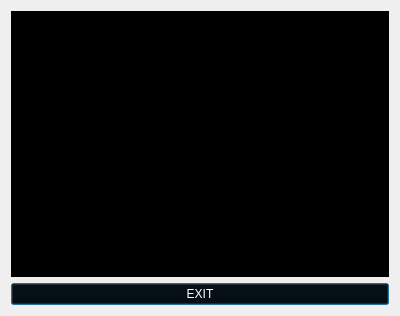
<?xml version="1.0" encoding="UTF-8"?>
<ui version="4.0">
 <class>score_page</class>
 <widget class="QDialog" name="score_page">
  <property name="geometry">
   <rect>
    <x>0</x>
    <y>0</y>
    <width>400</width>
    <height>316</height>
   </rect>
  </property>
  <property name="windowTitle">
   <string>Dialog</string>
  </property>
  <layout class="QVBoxLayout" name="verticalLayout_2">
   <item>
    <layout class="QVBoxLayout" name="verticalLayout">
     <item>
      <widget class="QTextBrowser" name="textBrowser">
       <property name="styleSheet">
        <string notr="true">font: 15pt &quot;Pristina&quot;;
background-color: rgb(0, 0, 0);
color: rgb(85, 255, 0);</string>
       </property>
       <property name="html">
        <string>&lt;!DOCTYPE HTML PUBLIC &quot;-//W3C//DTD HTML 4.0//EN&quot; &quot;http://www.w3.org/TR/REC-html40/strict.dtd&quot;&gt;
&lt;html&gt;&lt;head&gt;&lt;meta name=&quot;qrichtext&quot; content=&quot;1&quot; /&gt;&lt;style type=&quot;text/css&quot;&gt;
p, li { white-space: pre-wrap; }
&lt;/style&gt;&lt;/head&gt;&lt;body style=&quot; font-family:'Pristina'; font-size:15pt; font-weight:400; font-style:normal;&quot;&gt;
&lt;p style=&quot;-qt-paragraph-type:empty; margin-top:0px; margin-bottom:0px; margin-left:0px; margin-right:0px; -qt-block-indent:0; text-indent:0px;&quot;&gt;&lt;br /&gt;&lt;/p&gt;&lt;/body&gt;&lt;/html&gt;</string>
       </property>
      </widget>
     </item>
     <item>
      <widget class="QPushButton" name="pushButton">
       <property name="styleSheet">
        <string notr="true">color: rgb(255, 255, 255);
font: 10pt &quot;Pristina&quot;;
background-color: rgb(0, 0, 0);</string>
       </property>
       <property name="text">
        <string>EXIT</string>
       </property>
      </widget>
     </item>
    </layout>
   </item>
  </layout>
 </widget>
 <resources/>
 <connections/>
</ui>
